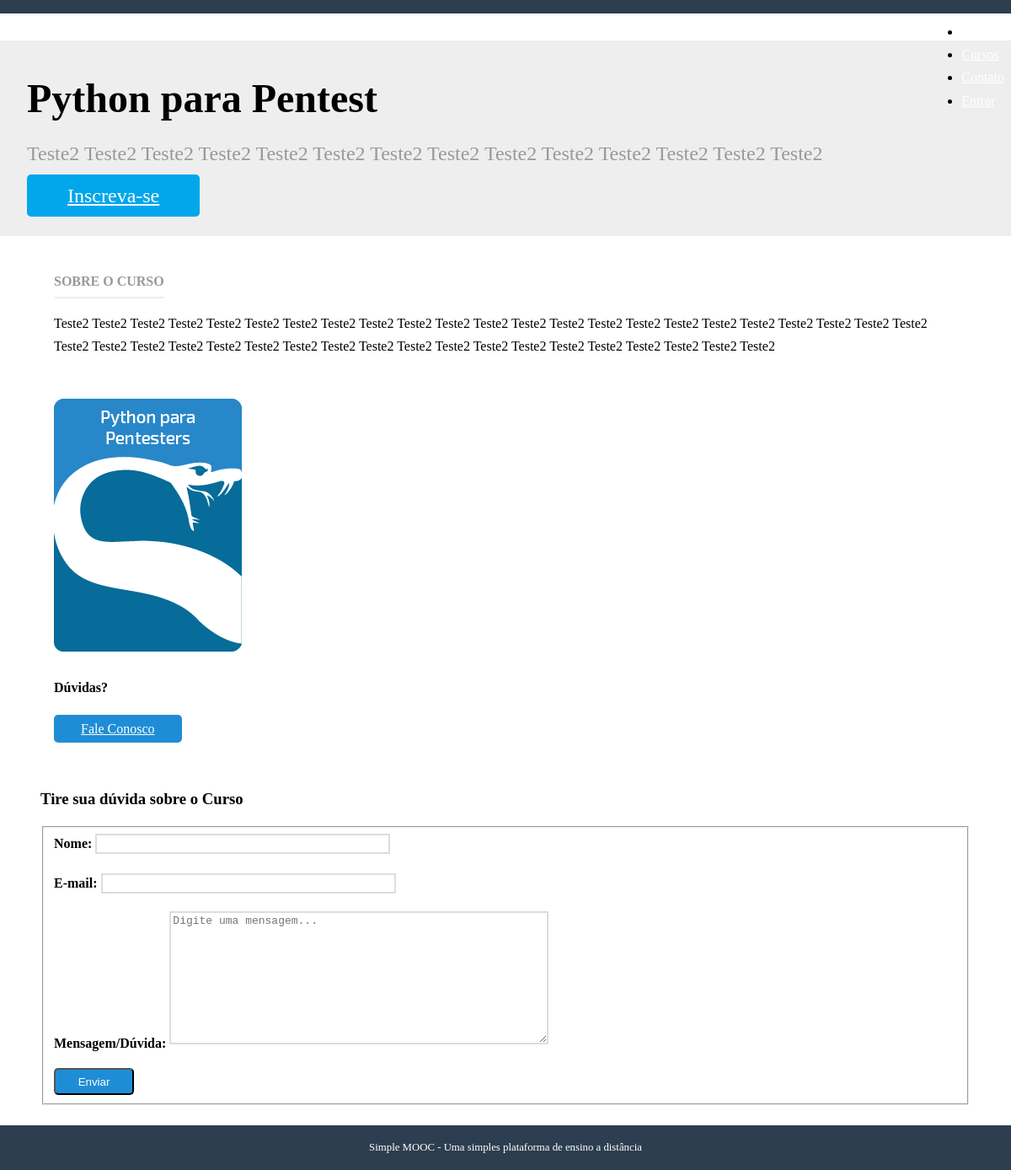
Screenshot of /cursos/pentest/ with the database file from the repository.
### simplemooc/courses/models.py (models this page shows, shortened)
class Course(models.Model):
    name = models.CharField('Nome', max_length=100)
    slug = models.SlugField('Atalho')
    description = models.TextField('Descrição Simples', blank=True)
    about = models.TextField('Sobre o Curso', blank=True)
    start_date = models.DateField('Data de Início', null=True, blank=True)
    image = models.ImageField(upload_to='courses/images', verbose_name='Imagem', null=True, blank=True)
    created_at = models.DateTimeField('Criado em', auto_now_add=True)
    updated_at = models.DateTimeField('Atualizado em', auto_now=True)
    objects = CourseManager()
    def __str__(self):
        return self.name
    class Meta:
        verbose_name = 'Curso'
        verbose_name_plural = 'Cursos'
        ordering = ['name']

### simplemooc/courses/views.py (the view)
# urls.py: url(r'^(?P<pk>\d+)/$', views.details, name='details'),
def details(request, slug):
    course = Course.objects.get(slug=slug)
    context = {}
    if request.method == 'POST':
        form = ContactCourse(request.POST)
        if form.is_valid():
            context['is_valid'] = True
            form.send_mail(course)
            form = ContactCourse()
    else:
        form = ContactCourse()
    context['form'] = form
    context['course'] = course
    template_name = 'courses/details.html'
    return render(request, template_name, context)

### simplemooc/courses/forms.py (shortened to what this page needs)
class ContactCourse(forms.Form):
    name = forms.CharField(label='Nome', max_length=100)
    email = forms.EmailField(label='E-mail')
    message = forms.CharField(label='Mensagem/Dúvida', widget=forms.Textarea(attrs={'placeholder': 'Digite uma mensagem...'}))

### simplemooc/courses/templates/courses/details.html (shortened to what this page needs)
{% extends "base.html" %}
{% load static %}
{% block content %}
    <div class="splash">
        <div class="pure-g-r">
            <div class="pure-u-1">
                <div class="l-box splash-text">
                    <h1 class="splash-head">
                        {{ course }}
                    </h1>
                    <h2 class="splash-subhead">
                        {{ course.description }}
                    </h2>
                    <p>
                        <a href="#" class="pure-button primary-button">Inscreva-se</a>
                    </p>
                </div>
            </div>
        </div>
    </div>
    <div class="pure-g-r content-ribbon">
        <div class="pure-u-2-3">
            <div class="l-box">
                <h4 class="content-subhead">Sobre o Curso</h4>
                {{ course.about|linebreaks }}
            </div>
        </div>
        <div class="pure-u-1-3">
            <div class="l-box">
                {% if course.image %}
                    <img src="{{ course.image.url }}" alt=""/>
                {% else %}
                    <img src="{% static 'img/course-image.png' %}" alt=""/>
                {% endif %}
                <h4>Dúvidas?</h4>
                <p>
                    <a href="#contato" title="" class="pure-button">Fale Conosco</a>
                </p>
            </div>
        </div>
    </div>
    <div class="pure-g-r content-ribbon" id="contato">
        <div class="pure-u-1">
            <h3>Tire sua dúvida sobre o Curso</h3>
            <form action="#contato" class="pure-form pure-form-aligned" method="post">
                <fieldset>
                    {% for field in form %}
                        <div class="pure-control-group">
                            {{ field.label_tag }}
                            {{ field }}
                        </div>
                    {% endfor %}
                    <div class="pure-controls">
                        <button type="submit" class="pure-button pure-button-primary">Enviar</button>
                    </div>
                </fieldset>
            </form>
        </div>
    </div>
{% endblock %}

### simplemooc/core/static/css/styles.css (style rules this page uses)
* { -webkit-box-sizing: border-box; -moz-box-sizing: border-box; box-sizing: border-box; }
body { margin: 0 auto; line-height: 1.7em; }
a { color: #3b8bba; }
.l-box { padding: 1em; }
body .primary-button { background: #02a6eb; color: #fff; }
.splash { margin: 0 auto; padding: 1.5em 1em 0; background: #eee; }
.splash .splash-head { font-size: 300%; margin: 0em 0; line-height: 1.2em; }
.splash .splash-subhead { color: #999; font-weight: 300; line-height: 1.4em; }
.splash .primary-button { font-size: 150%; }
.content .content-subhead { color: #999; padding-bottom: 0.3em; text-transform: uppercase; margin: 0; border-bottom: 2px solid #eee; display: inline-block; }
.content .content-ribbon { margin: 1.5em 3em; }
.pure-form label { margin: 1em 0 0; font-weight: bold; font-size: 100%; }
.pure-form input[type], .pure-form textarea, .pure-form select { border: 2px solid #ddd; box-shadow: none; font-size: 100%; width: 100%; max-width: 350px; margin-bottom: 0.3em; }
.pure-form textarea { max-width: 450px; }
.pure-form .pure-control-group { margin-bottom: 1em; }
.pure-button { background-color: #1f8dd6; color: white; padding: 0.5em 2em; border-radius: 5px; }

### rows the page displays
Course: name "Python para Pentest", description "Teste2 Teste2 Teste2 Teste2 Teste2 Teste2 Teste2 Teste2 Teste2 Teste2 Teste2 Teste2 Teste2 Teste2", about "Teste2 Teste2 Teste2 Teste2 Teste2 Teste2 Teste2 Teste2 Teste2 Teste2 Teste2 Teste2 Teste2 Teste2 Teste2 Teste2 Teste2 Teste2 Teste2 Teste2 Teste2 Teste2 Teste2 Teste2 Teste2 Teste2 Teste2 Teste2 Teste2 Teste2 Teste2 Teste2 Teste2 Teste2 Teste2 Teste2 Teste2 Teste2 Teste2 Teste2 Teste2 Teste2", image (picture)

### other values shown
{{ field.label_tag }} "Nome:" "E-mail:" "Mensagem/Dúvida:"
